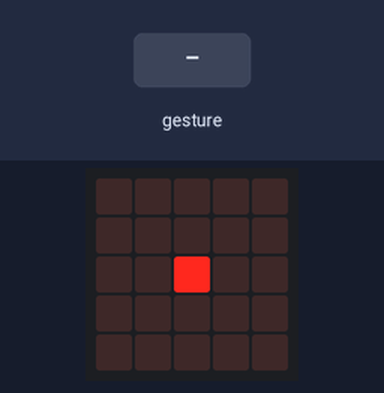
A program run on a simulated BBC micro:bit running MicroPython. On the bench: the board's 5×5 LED display. Inputs (shaded band) come from the test bench. Dim RGB values are drawn brighter than linear; a tilt is held for 1.5 s and a shake lasts 1 s, then the board lies face up again.

Above: at 1.2 s.
1.3 s: gesture 'left'
At 1.9 s:
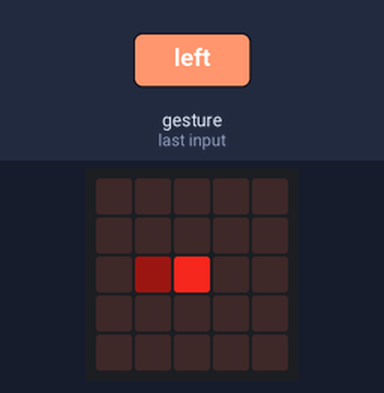
2.9 s: gesture 'up'
At 3.9 s:
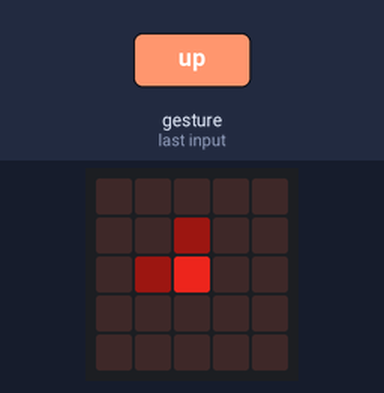
4.4 s: gesture 'right'
At 5.2 s:
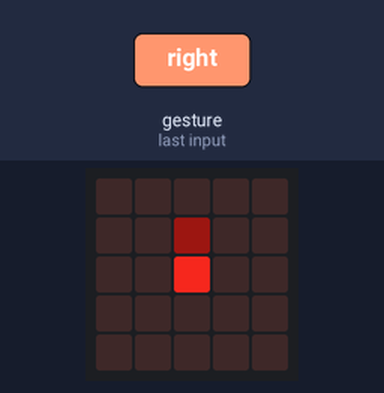
6.0 s: gesture 'down'
At 7.2 s:
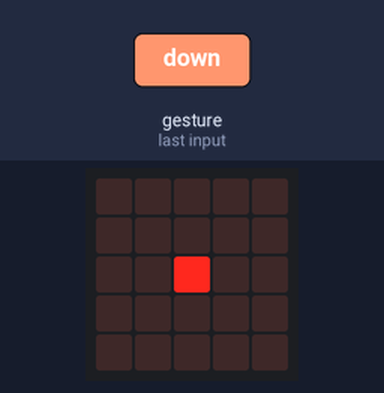
7.5 s: gesture 'right'
At 8.3 s:
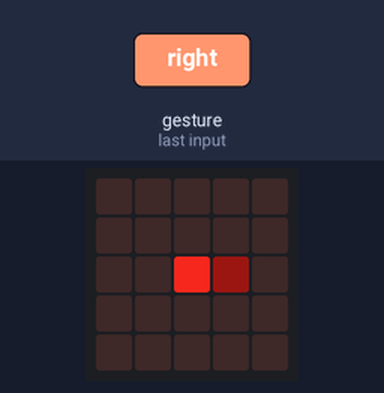
9.1 s: gesture 'up'
At 10.6 s:
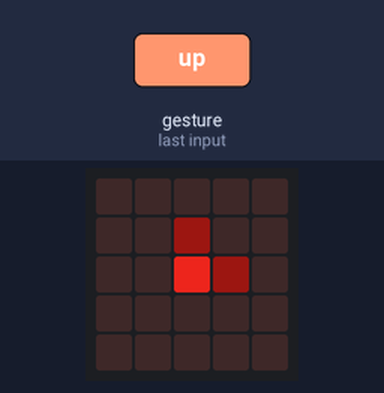
Timing chart, 0 to 12.1 s (numbered marks = the images above; inputs shaded):
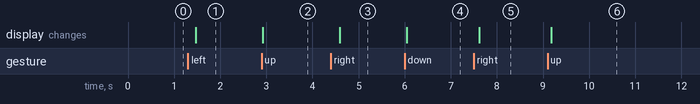

Measured:
- after the input at 1.3 s, the display: changes after 0.16 s (image 1)
- after the input at 2.9 s, the display: changes at once (image 2)
- after the input at 4.4 s, the display: changes after 0.19 s (image 3)
- after the input at 6.0 s, the display: changes after 0.05 s (image 4)
- after the input at 7.5 s, the display: changes after 0.11 s (image 5)
- after the input at 9.1 s, the display: changes after 0.08 s (image 6)

The program:

crystilcore_microbit_library-main.py
```python
from microbit import *
import math

def world_to_grid(x, y):
    return x + 2, y + 2

def grid_to_world(x, y):
    return x - 2, y - 2

def clamp(value, minimum, maximum):
    return max(minimum, min(maximum, value))

def v2distance(va, vb):
    return math.sqrt(((va[0] - vb[0]) ** 2) + ((va[1] - vb[2]) ** 2))

def is_near_posistion(x, y, px, py):
    px = max(min(px, 4), 0)
    py = max(min(py, 4), 0)
    px = int(px)
    py = int(py)
    x += 2
    y += 2
    if (
        (
            math.floor(x) == px
            or math.ceil(x) == px
        )
        and (
            math.floor(y) == py
            or math.ceil(y) == py
        )
    ):
        return True
    else:
        return False

def is_near_position(x, y, px, py):
    px = max(min(int(px), 4), 0)
    py = max(min(int(py), 4), 0)

    x += 2
    y += 2

    return (
        px in (math.floor(x), math.ceil(x))
        and py in (math.floor(y), math.ceil(y))
    )


def add_pixel(x, y, brightness):
    if 0 <= x <= 4 and 0 <= y <= 4:
        current = display.get_pixel(x, y)
        display.set_pixel(x, y, min(9, round(current + brightness)))


def render_dot(x, y, brightness):
    x += 2
    y += 2

    x0 = math.floor(x)
    x1 = math.ceil(x)
    y0 = math.floor(y)
    y1 = math.ceil(y)

    tx = x - x0
    ty = y - y0

    w00 = (1 - tx) * (1 - ty)
    w10 = tx * (1 - ty)
    w01 = (1 - tx) * ty
    w11 = tx * ty

    add_pixel(x0, y0, brightness * w00)
    add_pixel(x1, y0, brightness * w10)
    add_pixel(x0, y1, brightness * w01)
    add_pixel(x1, y1, brightness * w11)

# below is just a demonstration, but you can add whatever else you want

x = 0
y = 0
while True:
        if accelerometer.was_gesture('left'):
            x += -0.1
        elif accelerometer.was_gesture('right'):
            x += 0.1
        if accelerometer.was_gesture('up'):
            y += -0.1
        elif accelerometer.was_gesture('down'):
            y += 0.1
        x = max(min(x, 2), -2)
        y = max(min(y, 2), -2)
        display.clear()
        render_dot(x, y, 9)
        sleep(100)
```
